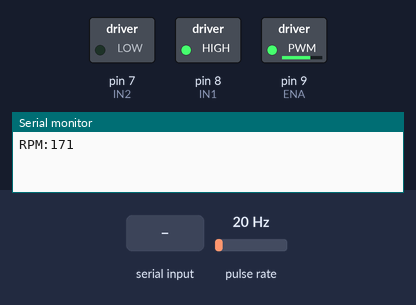
Bench run of a sketch on a simulated Arduino Uno, built with avr-gcc and run on an emulated ATmega328P. Shown: switched loads named in the sketch (green lamp = pin HIGH), the last lines printed to the serial monitor. Wiring (inferred from the names in the program): pulse sensor: data pin 2. The test bench sets the inputs (shaded band); at power-on: pulse rate 20 Hz.

Above: at 1.2 s.
1.3 s: "40\n" received over Serial
At 2.5 s:
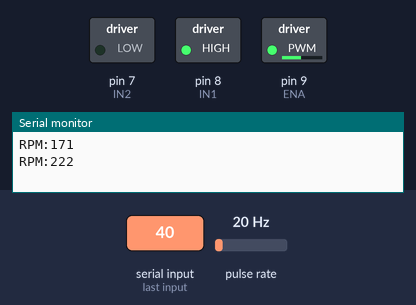
2.8 s: "60\n" received over Serial
At 34.6 s:
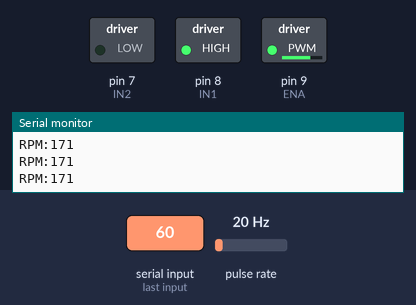
Timing chart, 0 to 35.3 s (numbered marks = the images above; inputs shaded):
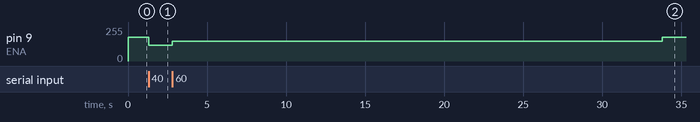

The sketch:

speed_control_arduino.ino
```cpp
#define ENA 9
#define IN1 8
#define IN2 7
#define IR_PIN 2
#define PULSES_PER_REV 7

volatile int pulseCount = 0;
unsigned long lastTime = 0;
unsigned long lastCmdTime = 0;

int rpm = 0;
int motorPWM = 180;   // 🔥 startup high speed

void countPulse() {
  pulseCount++;
}

void setup() {
  Serial.begin(9600);

  pinMode(ENA, OUTPUT);
  pinMode(IN1, OUTPUT);
  pinMode(IN2, OUTPUT);
  pinMode(IR_PIN, INPUT);

  attachInterrupt(digitalPinToInterrupt(IR_PIN), countPulse, RISING);

  digitalWrite(IN1, HIGH);
  digitalWrite(IN2, LOW);
}

void loop() {

  // ===== READ PYTHON COMMAND =====
  if (Serial.available()) {
    int cmd = Serial.parseInt();

    if (cmd == 60) motorPWM = 150;   // ≈200 RPM
    else if (cmd == 40) motorPWM = 120; // ≈170 RPM

    lastCmdTime = millis();
  }

  // ===== 30 sec no sign → normal speed =====
  if (millis() - lastCmdTime > 30000) {
    motorPWM = 180; // ≈230–240 RPM
  }

  analogWrite(ENA, motorPWM);

  // ===== RPM CALC + SEND =====
  if (millis() - lastTime >= 1000) {
    rpm = (pulseCount * 60) / PULSES_PER_REV;
    pulseCount = 0;
    lastTime = millis();

    Serial.print("RPM:");
    Serial.println(rpm);
  }
}
```

Measured:
- after the input at 1.3 s, pin 9 (ENA): 180/255 → 120/255 at once
- after the input at 2.8 s, pin 9 (ENA): 120/255 → 150/255 at once, → 180/255 31.0 s later
